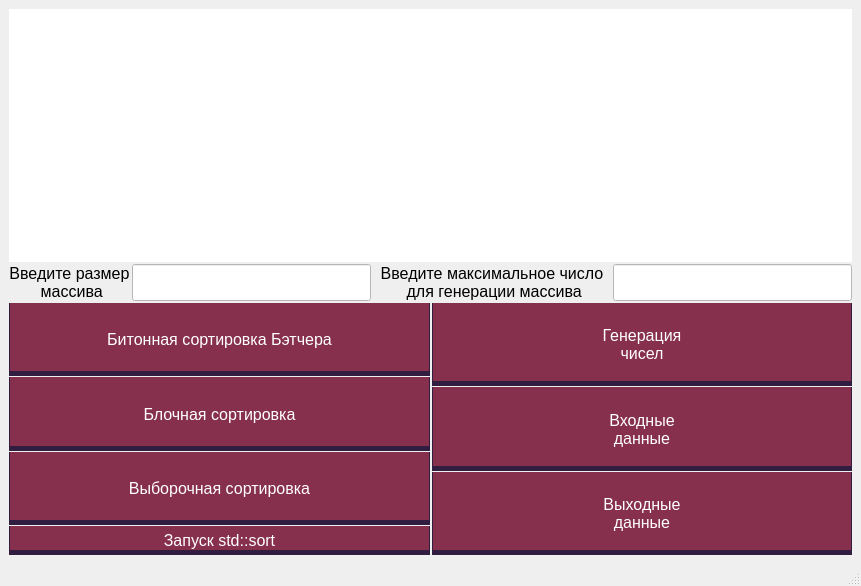
<?xml version="1.0" encoding="UTF-8"?>
<ui version="4.0">
 <class>MainWindow</class>
 <widget class="QMainWindow" name="MainWindow">
  <property name="geometry">
   <rect>
    <x>0</x>
    <y>0</y>
    <width>861</width>
    <height>586</height>
   </rect>
  </property>
  <property name="sizePolicy">
   <sizepolicy hsizetype="MinimumExpanding" vsizetype="Expanding">
    <horstretch>0</horstretch>
    <verstretch>0</verstretch>
   </sizepolicy>
  </property>
  <property name="maximumSize">
   <size>
    <width>3000</width>
    <height>3000</height>
   </size>
  </property>
  <property name="windowTitle">
   <string>Parallel Sorts</string>
  </property>
  <property name="windowIcon">
   <iconset theme="accessories-calculator">
    <disabledoff>stonks.png</disabledoff>
   </iconset>
  </property>
  <property name="styleSheet">
   <string notr="true"/>
  </property>
  <widget class="QWidget" name="centralwidget">
   <layout class="QVBoxLayout" name="verticalLayout_4">
    <item>
     <layout class="QVBoxLayout" name="verticalLayout_3">
      <property name="spacing">
       <number>2</number>
      </property>
      <item>
       <widget class="QLabel" name="screenOutput">
        <property name="sizePolicy">
         <sizepolicy hsizetype="Preferred" vsizetype="Expanding">
          <horstretch>0</horstretch>
          <verstretch>0</verstretch>
         </sizepolicy>
        </property>
        <property name="maximumSize">
         <size>
          <width>16777215</width>
          <height>16777215</height>
         </size>
        </property>
        <property name="palette">
         <palette>
          <active>
           <colorrole role="Button">
            <brush brushstyle="SolidPattern">
             <color alpha="255">
              <red>255</red>
              <green>255</green>
              <blue>255</blue>
             </color>
            </brush>
           </colorrole>
           <colorrole role="Base">
            <brush brushstyle="SolidPattern">
             <color alpha="255">
              <red>255</red>
              <green>255</green>
              <blue>255</blue>
             </color>
            </brush>
           </colorrole>
           <colorrole role="Window">
            <brush brushstyle="SolidPattern">
             <color alpha="255">
              <red>255</red>
              <green>255</green>
              <blue>255</blue>
             </color>
            </brush>
           </colorrole>
          </active>
          <inactive>
           <colorrole role="Button">
            <brush brushstyle="SolidPattern">
             <color alpha="255">
              <red>255</red>
              <green>255</green>
              <blue>255</blue>
             </color>
            </brush>
           </colorrole>
           <colorrole role="Base">
            <brush brushstyle="SolidPattern">
             <color alpha="255">
              <red>255</red>
              <green>255</green>
              <blue>255</blue>
             </color>
            </brush>
           </colorrole>
           <colorrole role="Window">
            <brush brushstyle="SolidPattern">
             <color alpha="255">
              <red>255</red>
              <green>255</green>
              <blue>255</blue>
             </color>
            </brush>
           </colorrole>
          </inactive>
          <disabled>
           <colorrole role="Button">
            <brush brushstyle="SolidPattern">
             <color alpha="255">
              <red>255</red>
              <green>255</green>
              <blue>255</blue>
             </color>
            </brush>
           </colorrole>
           <colorrole role="Base">
            <brush brushstyle="SolidPattern">
             <color alpha="255">
              <red>255</red>
              <green>255</green>
              <blue>255</blue>
             </color>
            </brush>
           </colorrole>
           <colorrole role="Window">
            <brush brushstyle="SolidPattern">
             <color alpha="255">
              <red>255</red>
              <green>255</green>
              <blue>255</blue>
             </color>
            </brush>
           </colorrole>
          </disabled>
         </palette>
        </property>
        <property name="font">
         <font>
          <family>Tahoma</family>
          <pointsize>12</pointsize>
          <bold>false</bold>
         </font>
        </property>
        <property name="cursor">
         <cursorShape>ArrowCursor</cursorShape>
        </property>
        <property name="styleSheet">
         <string notr="true">background-color: rgb(255, 255, 255)</string>
        </property>
        <property name="text">
         <string/>
        </property>
        <property name="alignment">
         <set>Qt::AlignLeading|Qt::AlignLeft|Qt::AlignTop</set>
        </property>
       </widget>
      </item>
      <item>
       <layout class="QHBoxLayout" name="horizontalLayout">
        <property name="spacing">
         <number>2</number>
        </property>
        <item>
         <widget class="QLabel" name="enterArraySizeText">
          <property name="sizePolicy">
           <sizepolicy hsizetype="Preferred" vsizetype="Preferred">
            <horstretch>0</horstretch>
            <verstretch>0</verstretch>
           </sizepolicy>
          </property>
          <property name="palette">
           <palette>
            <active>
             <colorrole role="WindowText">
              <brush brushstyle="SolidPattern">
               <color alpha="255">
                <red>0</red>
                <green>0</green>
                <blue>0</blue>
               </color>
              </brush>
             </colorrole>
             <colorrole role="Button">
              <brush brushstyle="SolidPattern">
               <color alpha="255">
                <red>85</red>
                <green>255</green>
                <blue>127</blue>
               </color>
              </brush>
             </colorrole>
             <colorrole role="Light">
              <brush brushstyle="SolidPattern">
               <color alpha="255">
                <red>212</red>
                <green>255</green>
                <blue>223</blue>
               </color>
              </brush>
             </colorrole>
             <colorrole role="Midlight">
              <brush brushstyle="SolidPattern">
               <color alpha="255">
                <red>148</red>
                <green>255</green>
                <blue>175</blue>
               </color>
              </brush>
             </colorrole>
             <colorrole role="Dark">
              <brush brushstyle="SolidPattern">
               <color alpha="255">
                <red>42</red>
                <green>127</green>
                <blue>63</blue>
               </color>
              </brush>
             </colorrole>
             <colorrole role="Mid">
              <brush brushstyle="SolidPattern">
               <color alpha="255">
                <red>57</red>
                <green>170</green>
                <blue>85</blue>
               </color>
              </brush>
             </colorrole>
             <colorrole role="Text">
              <brush brushstyle="SolidPattern">
               <color alpha="255">
                <red>0</red>
                <green>0</green>
                <blue>0</blue>
               </color>
              </brush>
             </colorrole>
             <colorrole role="BrightText">
              <brush brushstyle="SolidPattern">
               <color alpha="255">
                <red>255</red>
                <green>255</green>
                <blue>255</blue>
               </color>
              </brush>
             </colorrole>
             <colorrole role="ButtonText">
              <brush brushstyle="SolidPattern">
               <color alpha="255">
                <red>0</red>
                <green>0</green>
                <blue>0</blue>
               </color>
              </brush>
             </colorrole>
             <colorrole role="Base">
              <brush brushstyle="SolidPattern">
               <color alpha="255">
                <red>255</red>
                <green>255</green>
                <blue>255</blue>
               </color>
              </brush>
             </colorrole>
             <colorrole role="Window">
              <brush brushstyle="SolidPattern">
               <color alpha="255">
                <red>85</red>
                <green>255</green>
                <blue>127</blue>
               </color>
              </brush>
             </colorrole>
             <colorrole role="Shadow">
              <brush brushstyle="SolidPattern">
               <color alpha="255">
                <red>0</red>
                <green>0</green>
                <blue>0</blue>
               </color>
              </brush>
             </colorrole>
             <colorrole role="AlternateBase">
              <brush brushstyle="SolidPattern">
               <color alpha="255">
                <red>170</red>
                <green>255</green>
                <blue>191</blue>
               </color>
              </brush>
             </colorrole>
             <colorrole role="ToolTipBase">
              <brush brushstyle="SolidPattern">
               <color alpha="255">
                <red>255</red>
                <green>255</green>
                <blue>220</blue>
               </color>
              </brush>
             </colorrole>
             <colorrole role="ToolTipText">
              <brush brushstyle="SolidPattern">
               <color alpha="255">
                <red>0</red>
                <green>0</green>
                <blue>0</blue>
               </color>
              </brush>
             </colorrole>
             <colorrole role="PlaceholderText">
              <brush brushstyle="SolidPattern">
               <color alpha="127">
                <red>0</red>
                <green>0</green>
                <blue>0</blue>
               </color>
              </brush>
             </colorrole>
             <colorrole role="Accent">
              <brush brushstyle="SolidPattern">
               <color alpha="255">
                <red>255</red>
                <green>255</green>
                <blue>255</blue>
               </color>
              </brush>
             </colorrole>
            </active>
            <inactive>
             <colorrole role="WindowText">
              <brush brushstyle="SolidPattern">
               <color alpha="255">
                <red>0</red>
                <green>0</green>
                <blue>0</blue>
               </color>
              </brush>
             </colorrole>
             <colorrole role="Button">
              <brush brushstyle="SolidPattern">
               <color alpha="255">
                <red>85</red>
                <green>255</green>
                <blue>127</blue>
               </color>
              </brush>
             </colorrole>
             <colorrole role="Light">
              <brush brushstyle="SolidPattern">
               <color alpha="255">
                <red>212</red>
                <green>255</green>
                <blue>223</blue>
               </color>
              </brush>
             </colorrole>
             <colorrole role="Midlight">
              <brush brushstyle="SolidPattern">
               <color alpha="255">
                <red>148</red>
                <green>255</green>
                <blue>175</blue>
               </color>
              </brush>
             </colorrole>
             <colorrole role="Dark">
              <brush brushstyle="SolidPattern">
               <color alpha="255">
                <red>42</red>
                <green>127</green>
                <blue>63</blue>
               </color>
              </brush>
             </colorrole>
             <colorrole role="Mid">
              <brush brushstyle="SolidPattern">
               <color alpha="255">
                <red>57</red>
                <green>170</green>
                <blue>85</blue>
               </color>
              </brush>
             </colorrole>
             <colorrole role="Text">
              <brush brushstyle="SolidPattern">
               <color alpha="255">
                <red>0</red>
                <green>0</green>
                <blue>0</blue>
               </color>
              </brush>
             </colorrole>
             <colorrole role="BrightText">
              <brush brushstyle="SolidPattern">
               <color alpha="255">
                <red>255</red>
                <green>255</green>
                <blue>255</blue>
               </color>
              </brush>
             </colorrole>
             <colorrole role="ButtonText">
              <brush brushstyle="SolidPattern">
               <color alpha="255">
                <red>0</red>
                <green>0</green>
                <blue>0</blue>
               </color>
              </brush>
             </colorrole>
             <colorrole role="Base">
              <brush brushstyle="SolidPattern">
               <color alpha="255">
                <red>255</red>
                <green>255</green>
                <blue>255</blue>
               </color>
              </brush>
             </colorrole>
             <colorrole role="Window">
              <brush brushstyle="SolidPattern">
               <color alpha="255">
                <red>85</red>
                <green>255</green>
                <blue>127</blue>
               </color>
              </brush>
             </colorrole>
             <colorrole role="Shadow">
              <brush brushstyle="SolidPattern">
               <color alpha="255">
                <red>0</red>
                <green>0</green>
                <blue>0</blue>
               </color>
              </brush>
             </colorrole>
             <colorrole role="AlternateBase">
              <brush brushstyle="SolidPattern">
               <color alpha="255">
                <red>170</red>
                <green>255</green>
                <blue>191</blue>
               </color>
              </brush>
             </colorrole>
             <colorrole role="ToolTipBase">
              <brush brushstyle="SolidPattern">
               <color alpha="255">
                <red>255</red>
                <green>255</green>
                <blue>220</blue>
               </color>
              </brush>
             </colorrole>
             <colorrole role="ToolTipText">
              <brush brushstyle="SolidPattern">
               <color alpha="255">
                <red>0</red>
                <green>0</green>
                <blue>0</blue>
               </color>
              </brush>
             </colorrole>
             <colorrole role="PlaceholderText">
              <brush brushstyle="SolidPattern">
               <color alpha="127">
                <red>0</red>
                <green>0</green>
                <blue>0</blue>
               </color>
              </brush>
             </colorrole>
             <colorrole role="Accent">
              <brush brushstyle="SolidPattern">
               <color alpha="255">
                <red>255</red>
                <green>255</green>
                <blue>255</blue>
               </color>
              </brush>
             </colorrole>
            </inactive>
            <disabled>
             <colorrole role="WindowText">
              <brush brushstyle="SolidPattern">
               <color alpha="255">
                <red>42</red>
                <green>127</green>
                <blue>63</blue>
               </color>
              </brush>
             </colorrole>
             <colorrole role="Button">
              <brush brushstyle="SolidPattern">
               <color alpha="255">
                <red>85</red>
                <green>255</green>
                <blue>127</blue>
               </color>
              </brush>
             </colorrole>
             <colorrole role="Light">
              <brush brushstyle="SolidPattern">
               <color alpha="255">
                <red>212</red>
                <green>255</green>
                <blue>223</blue>
               </color>
              </brush>
             </colorrole>
             <colorrole role="Midlight">
              <brush brushstyle="SolidPattern">
               <color alpha="255">
                <red>148</red>
                <green>255</green>
                <blue>175</blue>
               </color>
              </brush>
             </colorrole>
             <colorrole role="Dark">
              <brush brushstyle="SolidPattern">
               <color alpha="255">
                <red>42</red>
                <green>127</green>
                <blue>63</blue>
               </color>
              </brush>
             </colorrole>
             <colorrole role="Mid">
              <brush brushstyle="SolidPattern">
               <color alpha="255">
                <red>57</red>
                <green>170</green>
                <blue>85</blue>
               </color>
              </brush>
             </colorrole>
             <colorrole role="Text">
              <brush brushstyle="SolidPattern">
               <color alpha="255">
                <red>42</red>
                <green>127</green>
                <blue>63</blue>
               </color>
              </brush>
             </colorrole>
             <colorrole role="BrightText">
              <brush brushstyle="SolidPattern">
               <color alpha="255">
                <red>255</red>
                <green>255</green>
                <blue>255</blue>
               </color>
              </brush>
             </colorrole>
             <colorrole role="ButtonText">
              <brush brushstyle="SolidPattern">
               <color alpha="255">
                <red>42</red>
                <green>127</green>
                <blue>63</blue>
               </color>
              </brush>
             </colorrole>
             <colorrole role="Base">
              <brush brushstyle="SolidPattern">
               <color alpha="255">
                <red>85</red>
                <green>255</green>
                <blue>127</blue>
               </color>
              </brush>
             </colorrole>
             <colorrole role="Window">
              <brush brushstyle="SolidPattern">
               <color alpha="255">
                <red>85</red>
                <green>255</green>
                <blue>127</blue>
               </color>
              </brush>
             </colorrole>
             <colorrole role="Shadow">
              <brush brushstyle="SolidPattern">
               <color alpha="255">
                <red>0</red>
                <green>0</green>
                <blue>0</blue>
               </color>
              </brush>
             </colorrole>
             <colorrole role="AlternateBase">
              <brush brushstyle="SolidPattern">
               <color alpha="255">
                <red>85</red>
                <green>255</green>
                <blue>127</blue>
               </color>
              </brush>
             </colorrole>
             <colorrole role="ToolTipBase">
              <brush brushstyle="SolidPattern">
               <color alpha="255">
                <red>255</red>
                <green>255</green>
                <blue>220</blue>
               </color>
              </brush>
             </colorrole>
             <colorrole role="ToolTipText">
              <brush brushstyle="SolidPattern">
               <color alpha="255">
                <red>0</red>
                <green>0</green>
                <blue>0</blue>
               </color>
              </brush>
             </colorrole>
             <colorrole role="PlaceholderText">
              <brush brushstyle="SolidPattern">
               <color alpha="127">
                <red>42</red>
                <green>127</green>
                <blue>63</blue>
               </color>
              </brush>
             </colorrole>
             <colorrole role="Accent">
              <brush brushstyle="SolidPattern">
               <color alpha="255">
                <red>161</red>
                <green>255</green>
                <blue>185</blue>
               </color>
              </brush>
             </colorrole>
            </disabled>
           </palette>
          </property>
          <property name="font">
           <font>
            <family>Tahoma</family>
            <pointsize>12</pointsize>
            <bold>false</bold>
            <underline>false</underline>
           </font>
          </property>
          <property name="layoutDirection">
           <enum>Qt::LeftToRight</enum>
          </property>
          <property name="text">
           <string>Введите размер
 массива</string>
          </property>
          <property name="alignment">
           <set>Qt::AlignCenter</set>
          </property>
         </widget>
        </item>
        <item>
         <widget class="QLineEdit" name="ArraySizeLineEdit">
          <property name="sizePolicy">
           <sizepolicy hsizetype="Expanding" vsizetype="Minimum">
            <horstretch>0</horstretch>
            <verstretch>0</verstretch>
           </sizepolicy>
          </property>
          <property name="font">
           <font>
            <family>Tahoma</family>
            <pointsize>12</pointsize>
            <bold>false</bold>
            <kerning>true</kerning>
           </font>
          </property>
          <property name="cursor">
           <cursorShape>IBeamCursor</cursorShape>
          </property>
          <property name="mouseTracking">
           <bool>true</bool>
          </property>
          <property name="styleSheet">
           <string notr="true">background-color: rgb(255, 255, 255)</string>
          </property>
          <property name="text">
           <string/>
          </property>
         </widget>
        </item>
        <item>
         <widget class="QLabel" name="label">
          <property name="sizePolicy">
           <sizepolicy hsizetype="Expanding" vsizetype="Preferred">
            <horstretch>0</horstretch>
            <verstretch>0</verstretch>
           </sizepolicy>
          </property>
          <property name="font">
           <font>
            <family>Tahoma</family>
            <pointsize>12</pointsize>
           </font>
          </property>
          <property name="text">
           <string>Введите максимальное число
 для генерации массива</string>
          </property>
          <property name="alignment">
           <set>Qt::AlignCenter</set>
          </property>
         </widget>
        </item>
        <item>
         <widget class="QLineEdit" name="maxNumberLineEdit">
          <property name="sizePolicy">
           <sizepolicy hsizetype="Expanding" vsizetype="Preferred">
            <horstretch>0</horstretch>
            <verstretch>0</verstretch>
           </sizepolicy>
          </property>
          <property name="font">
           <font>
            <family>Tahoma</family>
            <pointsize>12</pointsize>
           </font>
          </property>
          <property name="styleSheet">
           <string notr="true">background-color: rgb(255, 255, 255)</string>
          </property>
          <property name="text">
           <string/>
          </property>
         </widget>
        </item>
       </layout>
      </item>
      <item>
       <layout class="QHBoxLayout" name="horizontalLayout_2">
        <property name="spacing">
         <number>2</number>
        </property>
        <item>
         <layout class="QVBoxLayout" name="verticalLayout">
          <property name="spacing">
           <number>1</number>
          </property>
          <item>
           <widget class="QPushButton" name="BitonicSortButton">
            <property name="sizePolicy">
             <sizepolicy hsizetype="Expanding" vsizetype="Expanding">
              <horstretch>0</horstretch>
              <verstretch>0</verstretch>
             </sizepolicy>
            </property>
            <property name="font">
             <font>
              <family>Tahoma</family>
              <pointsize>12</pointsize>
             </font>
            </property>
            <property name="cursor">
             <cursorShape>ArrowCursor</cursorShape>
            </property>
            <property name="styleSheet">
             <string notr="true">QPushButton{
	background-color: rgb(134, 48,78);
	padding-top: 5px;
	border:none;
	color: rgb(255, 255, 255);
	border-left: 1px solid rgb(49,29,63);
	border-right: 1px solid rgb(49,29,63);
	border-bottom: 5px solid rgb(49,29,63);
}
QPushButton:hover{
	background-color:rgb(226, 62, 87);
	border-left: 1px solid rgb(82, 37, 70);
	border-right: 1px solid rgb(82, 37, 70);
	border-bottom: 5px solid rgb(82, 37, 70);
}
QPushButton:pressed{
	background-color: rgb(82,37,70);
	border-left: 1px solid rgb(49,29,63);
	border-right: 1px solid rgb(49,29,63);
	border-top: 5px solid rgb(49,29,63);
	padding-top: -5px;
	border-bottom: none;
}
</string>
            </property>
            <property name="text">
             <string>Битонная сортировка Бэтчера</string>
            </property>
           </widget>
          </item>
          <item>
           <widget class="QPushButton" name="BlockSortButton">
            <property name="sizePolicy">
             <sizepolicy hsizetype="Expanding" vsizetype="Expanding">
              <horstretch>0</horstretch>
              <verstretch>0</verstretch>
             </sizepolicy>
            </property>
            <property name="font">
             <font>
              <family>Tahoma</family>
              <pointsize>12</pointsize>
             </font>
            </property>
            <property name="cursor">
             <cursorShape>ArrowCursor</cursorShape>
            </property>
            <property name="styleSheet">
             <string notr="true">QPushButton{
	background-color: rgb(134, 48,78);
	padding-top: 5px;
	border:none;
	color: rgb(255, 255, 255);
	border-left: 1px solid rgb(49,29,63);
	border-right: 1px solid rgb(49,29,63);
	border-bottom: 5px solid rgb(49,29,63);
}
QPushButton:hover{
	background-color:rgb(226, 62, 87);
	border-left: 1px solid rgb(82, 37, 70);
	border-right: 1px solid rgb(82, 37, 70);
	border-bottom: 5px solid rgb(82, 37, 70);
}
QPushButton:pressed{
	background-color: rgb(82,37,70);
	border-left: 1px solid rgb(49,29,63);
	border-right: 1px solid rgb(49,29,63);
	border-top: 5px solid rgb(49,29,63);
	padding-top: -5px;
	border-bottom: none;
}
</string>
            </property>
            <property name="text">
             <string>Блочная сортировка</string>
            </property>
           </widget>
          </item>
          <item>
           <widget class="QPushButton" name="SampleSortButton">
            <property name="sizePolicy">
             <sizepolicy hsizetype="Expanding" vsizetype="Expanding">
              <horstretch>0</horstretch>
              <verstretch>0</verstretch>
             </sizepolicy>
            </property>
            <property name="font">
             <font>
              <family>Tahoma</family>
              <pointsize>12</pointsize>
             </font>
            </property>
            <property name="cursor">
             <cursorShape>ArrowCursor</cursorShape>
            </property>
            <property name="styleSheet">
             <string notr="true">QPushButton{
	background-color: rgb(134, 48,78);
	padding-top: 5px;
	border:none;
	color: rgb(255, 255, 255);
	border-left: 1px solid rgb(49,29,63);
	border-right: 1px solid rgb(49,29,63);
	border-bottom: 5px solid rgb(49,29,63);
}
QPushButton:hover{
	background-color:rgb(226, 62, 87);
	border-left: 1px solid rgb(82, 37, 70);
	border-right: 1px solid rgb(82, 37, 70);
	border-bottom: 5px solid rgb(82, 37, 70);
}
QPushButton:pressed{
	background-color: rgb(82,37,70);
	border-left: 1px solid rgb(49,29,63);
	border-right: 1px solid rgb(49,29,63);
	border-top: 5px solid rgb(49,29,63);
	padding-top: -5px;
	border-bottom: none;
}
</string>
            </property>
            <property name="text">
             <string>Выборочная сортировка</string>
            </property>
           </widget>
          </item>
          <item>
           <widget class="QPushButton" name="stdSortButton">
            <property name="sizePolicy">
             <sizepolicy hsizetype="Minimum" vsizetype="Preferred">
              <horstretch>0</horstretch>
              <verstretch>0</verstretch>
             </sizepolicy>
            </property>
            <property name="font">
             <font>
              <family>Tahoma</family>
              <pointsize>12</pointsize>
             </font>
            </property>
            <property name="cursor">
             <cursorShape>ArrowCursor</cursorShape>
            </property>
            <property name="styleSheet">
             <string notr="true">QPushButton{
	background-color: rgb(134, 48,78);
	padding-top: 5px;
	border:none;
	color: rgb(255, 255, 255);
	border-left: 1px solid rgb(49,29,63);
	border-right: 1px solid rgb(49,29,63);
	border-bottom: 5px solid rgb(49,29,63);
}
QPushButton:hover{
	background-color:rgb(226, 62, 87);
	border-left: 1px solid rgb(82, 37, 70);
	border-right: 1px solid rgb(82, 37, 70);
	border-bottom: 5px solid rgb(82, 37, 70);
}
QPushButton:pressed{
	background-color: rgb(82,37,70);
	border-left: 1px solid rgb(49,29,63);
	border-right: 1px solid rgb(49,29,63);
	border-top: 5px solid rgb(49,29,63);
	padding-top: -5px;
	border-bottom: none;
}
</string>
            </property>
            <property name="text">
             <string>Запуск std::sort</string>
            </property>
           </widget>
          </item>
         </layout>
        </item>
        <item>
         <layout class="QVBoxLayout" name="verticalLayout_2">
          <property name="spacing">
           <number>1</number>
          </property>
          <item>
           <widget class="QPushButton" name="numGenerateButton">
            <property name="sizePolicy">
             <sizepolicy hsizetype="Expanding" vsizetype="Expanding">
              <horstretch>0</horstretch>
              <verstretch>0</verstretch>
             </sizepolicy>
            </property>
            <property name="font">
             <font>
              <family>Tahoma</family>
              <pointsize>12</pointsize>
             </font>
            </property>
            <property name="styleSheet">
             <string notr="true">QPushButton{
	background-color: rgb(134, 48,78);
	padding-top: 5px;
	border:none;
	color: rgb(255, 255, 255);
	border-left: 1px solid rgb(49,29,63);
	border-right: 1px solid rgb(49,29,63);
	border-bottom: 5px solid rgb(49,29,63);
}
QPushButton:hover{
	background-color:rgb(226, 62, 87);
	border-left: 1px solid rgb(82, 37, 70);
	border-right: 1px solid rgb(82, 37, 70);
	border-bottom: 5px solid rgb(82, 37, 70);
}
QPushButton:pressed{
	background-color: rgb(82,37,70);
	border-left: 1px solid rgb(49,29,63);
	border-right: 1px solid rgb(49,29,63);
	border-top: 5px solid rgb(49,29,63);
	padding-top: -5px;
	border-bottom: none;
}
</string>
            </property>
            <property name="text">
             <string>Генерация
чисел</string>
            </property>
           </widget>
          </item>
          <item>
           <widget class="QPushButton" name="InputDataButton">
            <property name="sizePolicy">
             <sizepolicy hsizetype="Expanding" vsizetype="Expanding">
              <horstretch>0</horstretch>
              <verstretch>0</verstretch>
             </sizepolicy>
            </property>
            <property name="font">
             <font>
              <family>Tahoma</family>
              <pointsize>12</pointsize>
              <bold>false</bold>
             </font>
            </property>
            <property name="cursor">
             <cursorShape>ArrowCursor</cursorShape>
            </property>
            <property name="styleSheet">
             <string notr="true">QPushButton{
	background-color: rgb(134, 48,78);
	padding-top: 5px;
	border:none;
	color: rgb(255, 255, 255);
	border-left: 1px solid rgb(49,29,63);
	border-right: 1px solid rgb(49,29,63);
	border-bottom: 5px solid rgb(49,29,63);
}
QPushButton:hover{
	background-color:rgb(226, 62, 87);
	border-left: 1px solid rgb(82, 37, 70);
	border-right: 1px solid rgb(82, 37, 70);
	border-bottom: 5px solid rgb(82, 37, 70);
}
QPushButton:pressed{
	background-color: rgb(82,37,70);
	border-left: 1px solid rgb(49,29,63);
	border-right: 1px solid rgb(49,29,63);
	border-top: 5px solid rgb(49,29,63);
	padding-top: -5px;
	border-bottom: none;
}
</string>
            </property>
            <property name="text">
             <string>Входные
данные</string>
            </property>
           </widget>
          </item>
          <item>
           <widget class="QPushButton" name="OutputDataButton">
            <property name="sizePolicy">
             <sizepolicy hsizetype="Expanding" vsizetype="Expanding">
              <horstretch>0</horstretch>
              <verstretch>0</verstretch>
             </sizepolicy>
            </property>
            <property name="font">
             <font>
              <family>Tahoma</family>
              <pointsize>12</pointsize>
             </font>
            </property>
            <property name="cursor">
             <cursorShape>ArrowCursor</cursorShape>
            </property>
            <property name="styleSheet">
             <string notr="true">QPushButton{
	background-color: rgb(134, 48,78);
	padding-top: 5px;
	border:none;
	color: rgb(255, 255, 255);
	border-left: 1px solid rgb(49,29,63);
	border-right: 1px solid rgb(49,29,63);
	border-bottom: 5px solid rgb(49,29,63);
}
QPushButton:hover{
	background-color:rgb(226, 62, 87);
	border-left: 1px solid rgb(82, 37, 70);
	border-right: 1px solid rgb(82, 37, 70);
	border-bottom: 5px solid rgb(82, 37, 70);
}
QPushButton:pressed{
	background-color: rgb(82,37,70);
	border-left: 1px solid rgb(49,29,63);
	border-right: 1px solid rgb(49,29,63);
	border-top: 5px solid rgb(49,29,63);
	padding-top: -5px;
	border-bottom: none;
}
</string>
            </property>
            <property name="text">
             <string>Выходные
данные</string>
            </property>
           </widget>
          </item>
         </layout>
        </item>
       </layout>
      </item>
     </layout>
    </item>
   </layout>
  </widget>
  <widget class="QMenuBar" name="menubar">
   <property name="geometry">
    <rect>
     <x>0</x>
     <y>0</y>
     <width>861</width>
     <height>26</height>
    </rect>
   </property>
  </widget>
  <widget class="QStatusBar" name="statusbar"/>
 </widget>
 <resources/>
 <connections/>
</ui>
